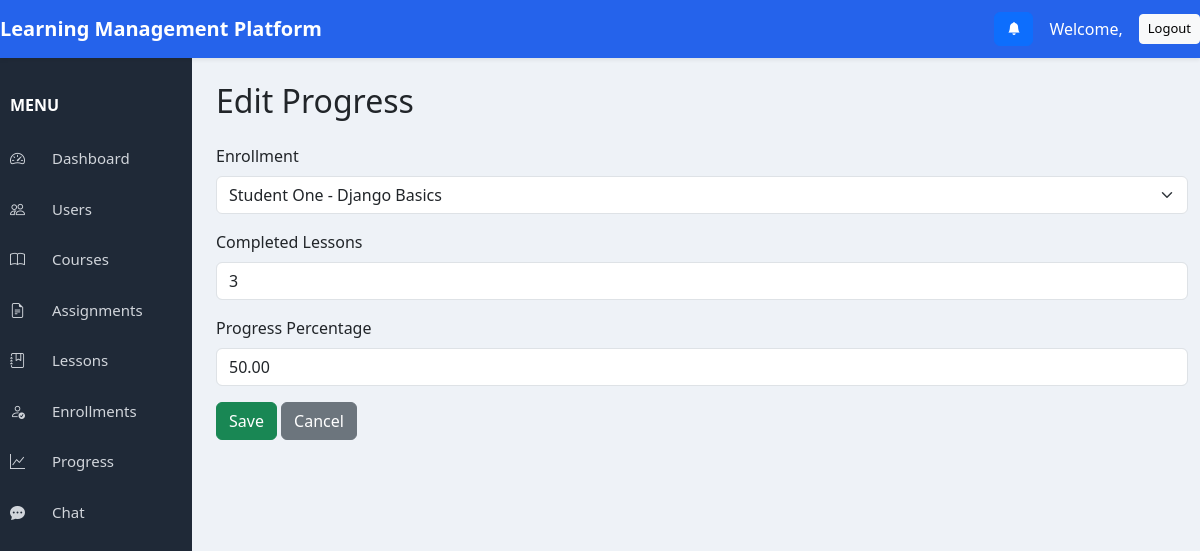
/courses/progress/edit/1/, run on an earlier commit of the app's database.
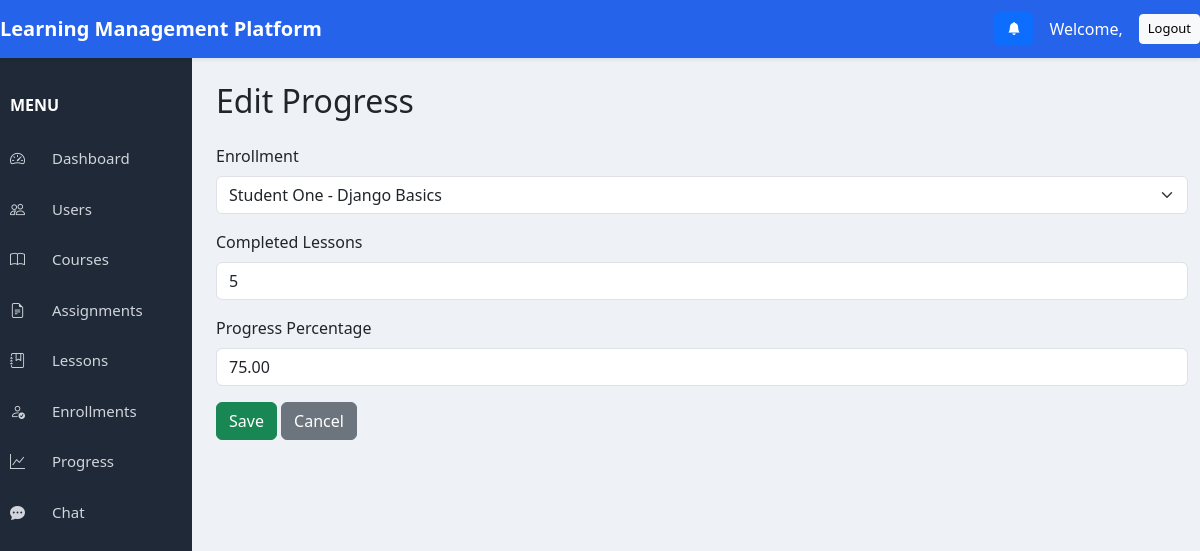
And on a later commit of the database.
### courses/models.py (models this page shows, shortened)
class Progress(models.Model):
    enrollment = models.OneToOneField(
        Enrollment,
        on_delete=models.CASCADE
    )
    completed_lessons = models.PositiveIntegerField(default=0)
    progress_percent = models.DecimalField(
        max_digits=5,
        decimal_places=2,
        default=0
    )

### courses/views.py (the view)
# urls.py: path("progress/edit/<int:pk>/", views.edit_progress, name="edit_progress"),
def edit_progress(request, pk):
    progress = get_object_or_404(Progress, pk=pk)
    if request.method == "POST":
        form = ProgressForm(request.POST, instance=progress)
        if form.is_valid():
            form.save()
            return redirect("progress_list")
    else:
        form = ProgressForm(instance=progress)
    return render(
        request,
        "progress/progress_form.html",
        {
            "form": form,
            "title": "Edit Progress",
        },
    )

### courses/forms.py
class ProgressForm(forms.ModelForm):
    class Meta:
        model = Progress
        fields = [
            "enrollment",
            "completed_lessons",
            "progress_percent",
        ]
        widgets = {
            "enrollment": forms.Select(
                attrs={"class": "form-select"}
            ),
            "completed_lessons": forms.NumberInput(
                attrs={"class": "form-control"}
            ),
            "progress_percent": forms.NumberInput(
                attrs={"class": "form-control"}
            ),
        }
    def __init__(self, *args, **kwargs):
        super().__init__(*args, **kwargs)
        self.fields["enrollment"].queryset = Enrollment.objects.all()

### courses/models.py (called while the page is built)
    def __str__(self):
        return f"{self.user.full_name} - {self.course.title}"

### templates/progress/progress_form.html (shortened to what this page needs)
{% extends "base.html" %}
{% block content %}
<h2 class="mb-4">{{ title }}</h2>
<form method="POST">
    <div class="mb-3">
        <label class="form-label">Enrollment</label>
        {{ form.enrollment }}
    </div>
    <div class="mb-3">
        <label class="form-label">Completed Lessons</label>
        {{ form.completed_lessons }}
    </div>
    <div class="mb-3">
        <label class="form-label">Progress Percentage</label>
        {{ form.progress_percent }}
    </div>
    <button type="submit" class="btn btn-success">
        Save
    </button>
    <a href="{% url 'progress_list' %}" class="btn btn-secondary">
        Cancel
    </a>
</form>
{% endblock %}

What changed in the data, as far as the page shows it:
changed Progress "Student One - Django Basics": completed_lessons "3" → "5"; progress_percent "50.00" → "75.00"
